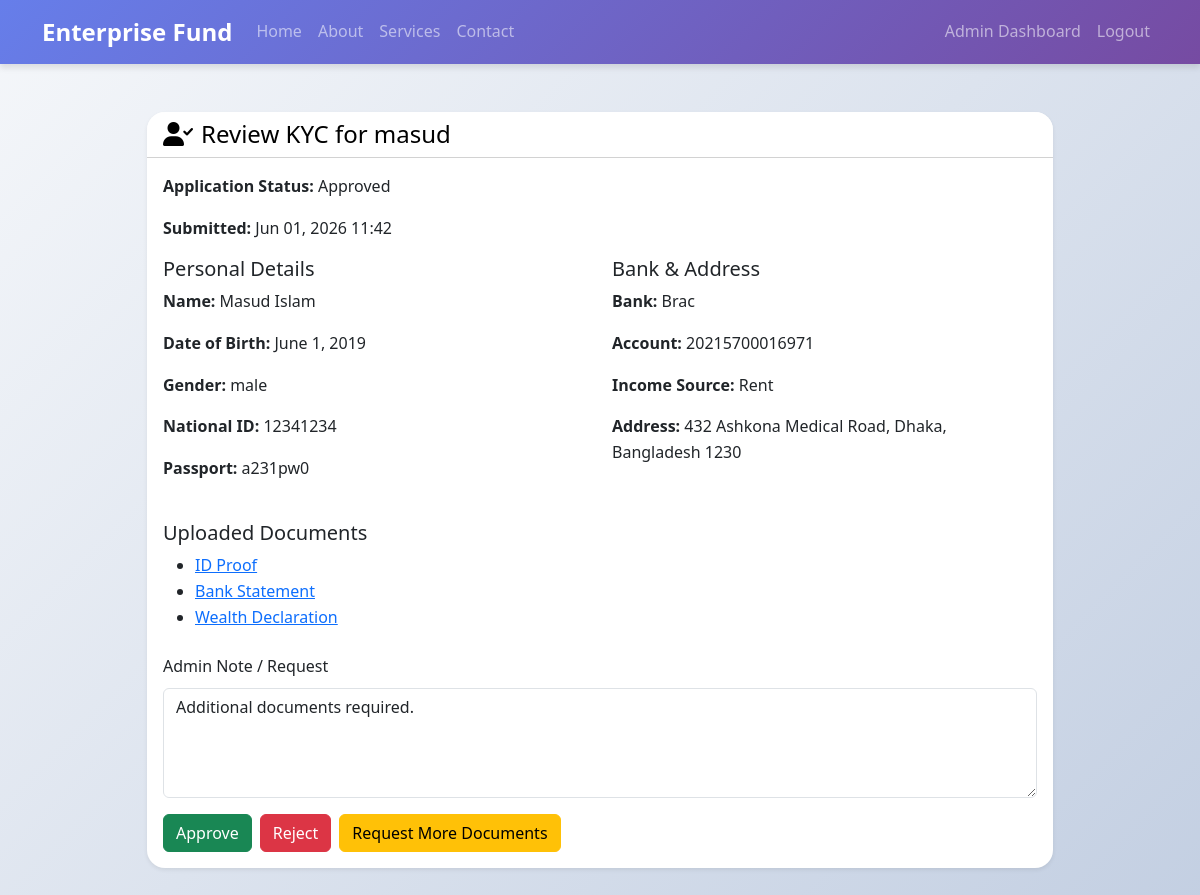
Screenshot of /accounts/kyc/review/7/ (signed in) with the database file from the repository.
### accounts/models.py (models this page shows, shortened)
class InvestorKYC(models.Model):
    STATUS_PENDING = 'pending'
    STATUS_APPROVED = 'approved'
    STATUS_REJECTED = 'rejected'
    STATUS_ADDITIONAL = 'additional_docs'
    STATUS_CHOICES = [
        (STATUS_PENDING, 'Pending'),
        (STATUS_APPROVED, 'Approved'),
        (STATUS_REJECTED, 'Rejected'),
        (STATUS_ADDITIONAL, 'Additional Documents Required'),
    ]
    user = models.OneToOneField(CustomUser, on_delete=models.CASCADE, related_name='kyc')
    full_name = models.CharField(max_length=255)
    date_of_birth = models.DateField(null=True, blank=True)
    gender = models.CharField(max_length=50, blank=True)
    address_line = models.CharField(max_length=255)
    city = models.CharField(max_length=100)
    country = models.CharField(max_length=100)
    postal_code = models.CharField(max_length=20)
    national_id = models.CharField(max_length=100)
    passport_number = models.CharField(max_length=100, blank=True)
    bank_name = models.CharField(max_length=150)
    bank_account = models.CharField(max_length=100)
    income_source = models.CharField(max_length=255)
    id_proof = models.FileField(upload_to='kyc/id_proof/', null=True, blank=True)
    bank_statement = models.FileField(upload_to='kyc/bank_statement/', null=True, blank=True)
    wealth_declaration = models.FileField(upload_to='kyc/wealth_declaration/', null=True, blank=True)
    status = models.CharField(max_length=20, choices=STATUS_CHOICES, default=STATUS_PENDING)
    admin_note = models.TextField(blank=True)
    requested_documents = models.TextField(blank=True)
    submitted_at = models.DateTimeField(auto_now_add=True)
    reviewed_at = models.DateTimeField(null=True, blank=True)

class CustomUser(AbstractUser):
    ROLE_CHOICES = [
        ('viewer', 'Viewer'),
        ('investor', 'Investor'),
        ('admin', 'Admin'),
    ]
    role = models.CharField(max_length=10, choices=ROLE_CHOICES, default='viewer')
    email_verified = models.BooleanField(default=False)

### accounts/views.py (the view, shortened to what this page needs)
# urls.py: path('kyc/review/<int:pk>/', views.kyc_review_detail, name='kyc_review_detail'),
@login_required
def kyc_review_detail(request, pk):
    if request.user.role != 'admin':
        return HttpResponseForbidden('Access denied')
    kyc = get_object_or_404(InvestorKYC, pk=pk)
    return render(request, 'accounts/kyc_review_detail.html', {'kyc': kyc})

### templates/accounts/kyc_review_detail.html (shortened to what this page needs)
{% extends 'base.html' %}
{% block content %}
<div class="container my-5">
    <div class="row justify-content-center">
        <div class="col-lg-10">
            <div class="card shadow-sm">
                <div class="card-header bg-primary text-white">
                    <h4 class="mb-0"><i class="fas fa-user-check me-2"></i>Review KYC for {{ kyc.user.username }}</h4>
                </div>
                <div class="card-body">
                    <p><strong>Application Status:</strong> {{ kyc.get_status_display }}</p>
                    <p><strong>Submitted:</strong> {{ kyc.submitted_at|date:'M d, Y H:i' }}</p>
                    <div class="row">
                        <div class="col-md-6">
                            <h5>Personal Details</h5>
                            <p><strong>Name:</strong> {{ kyc.full_name }}</p>
                            <p><strong>Date of Birth:</strong> {{ kyc.date_of_birth }}</p>
                            <p><strong>Gender:</strong> {{ kyc.gender }}</p>
                            <p><strong>National ID:</strong> {{ kyc.national_id }}</p>
                            <p><strong>Passport:</strong> {{ kyc.passport_number }}</p>
                        </div>
                        <div class="col-md-6">
                            <h5>Bank & Address</h5>
                            <p><strong>Bank:</strong> {{ kyc.bank_name }}</p>
                            <p><strong>Account:</strong> {{ kyc.bank_account }}</p>
                            <p><strong>Income Source:</strong> {{ kyc.income_source }}</p>
                            <p><strong>Address:</strong> {{ kyc.address_line }}, {{ kyc.city }}, {{ kyc.country }} {{ kyc.postal_code }}</p>
                        </div>
                    </div>
                    <div class="mt-4">
                        <h5>Uploaded Documents</h5>
                        <ul>
                            {% if kyc.id_proof %}
                                <li><a href="{{ kyc.id_proof.url }}" target="_blank">ID Proof</a></li>
                            {% endif %}
                            {% if kyc.bank_statement %}
                                <li><a href="{{ kyc.bank_statement.url }}" target="_blank">Bank Statement</a></li>
                            {% endif %}
                            {% if kyc.wealth_declaration %}
                                <li><a href="{{ kyc.wealth_declaration.url }}" target="_blank">Wealth Declaration</a></li>
                            {% endif %}
                        </ul>
                    </div>
                    <div class="mt-4">
                        <form method="post">
                            <div class="mb-3">
                                <label for="admin_note" class="form-label">Admin Note / Request</label>
                                <textarea id="admin_note" name="admin_note" class="form-control" rows="4">{{ kyc.admin_note }}</textarea>
                            </div>
                            <div class="d-flex gap-2">
                                <button type="submit" name="action" value="approve" class="btn btn-success">Approve</button>
                                <button type="submit" name="action" value="reject" class="btn btn-danger">Reject</button>
                                <button type="submit" name="action" value="request_docs" class="btn btn-warning">Request More Documents</button>
                            </div>
                        </form>
                    </div>
                </div>
            </div>
        </div>
    </div>
</div>
{% endblock %}

### static/css/style.css (style rules this page uses)
body { font-family: 'Segoe UI', Tahoma, Geneva, Verdana, sans-serif; background: linear-gradient(135deg, #f5f7fa 0%, #c3cfe2 100%); color: #333; line-height: 1.6; }
.card { box-shadow: 0 4px 8px rgba(0,0,0,.1); border: none; border-radius: 10px; transition: transform 0.3s ease, box-shadow 0.3s ease; }
.card-header { background-color: white !important; color: black !important; }
.card { border-radius: 18px !important; overflow: hidden; }

### rows the page displays
InvestorKYC: user.username "masud", status "Approved", submitted_at "Jun 01, 2026 11:42", full_name "Masud Islam", date_of_birth "June 1, 2019", gender "male", national_id "12341234", passport_number "a231pw0", bank_name "Brac", bank_account "20215700016971", income_source "Rent", address_line "432 Ashkona Medical Road", city "Dhaka", country "Bangladesh", postal_code "1230", admin_note "Additional documents required."
